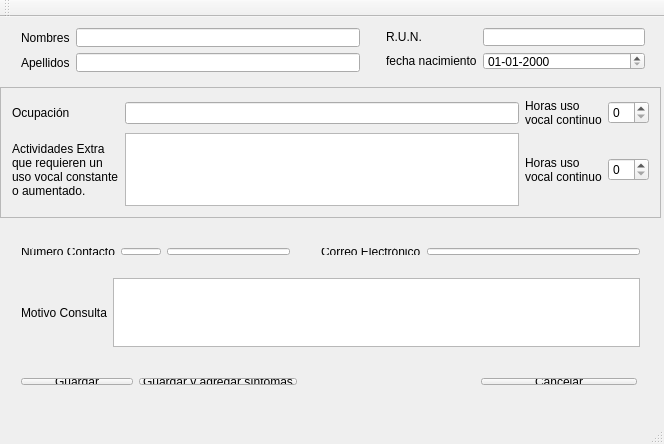
<?xml version="1.0" encoding="UTF-8"?>
<ui version="4.0">
 <class>MainWindow</class>
 <widget class="QMainWindow" name="MainWindow">
  <property name="geometry">
   <rect>
    <x>0</x>
    <y>0</y>
    <width>664</width>
    <height>444</height>
   </rect>
  </property>
  <property name="windowTitle">
   <string>Agregar nuevo paciente</string>
  </property>
  <property name="windowIcon">
   <iconset>
    <normaloff>../sw/voz/dungun/anamnesis-gui/img/aav50.png</normaloff>../sw/voz/dungun/anamnesis-gui/img/aav50.png</iconset>
  </property>
  <property name="unifiedTitleAndToolBarOnMac">
   <bool>false</bool>
  </property>
  <widget class="QWidget" name="centralWidget">
   <widget class="QFrame" name="frame">
    <property name="geometry">
     <rect>
      <x>0</x>
      <y>70</y>
      <width>661</width>
      <height>131</height>
     </rect>
    </property>
    <property name="frameShape">
     <enum>QFrame::StyledPanel</enum>
    </property>
    <property name="frameShadow">
     <enum>QFrame::Raised</enum>
    </property>
    <layout class="QGridLayout" name="gridLayout">
     <item row="0" column="0">
      <widget class="QLabel" name="label_5">
       <property name="text">
        <string>Ocupación</string>
       </property>
      </widget>
     </item>
     <item row="0" column="1">
      <widget class="QLineEdit" name="dpocupacion"/>
     </item>
     <item row="0" column="2">
      <widget class="QLabel" name="label_7">
       <property name="text">
        <string>Horas uso 
vocal continuo</string>
       </property>
      </widget>
     </item>
     <item row="0" column="3">
      <widget class="QSpinBox" name="dphuocupacion">
       <property name="maximum">
        <number>24</number>
       </property>
      </widget>
     </item>
     <item row="1" column="0">
      <widget class="QLabel" name="label_4">
       <property name="text">
        <string>Actividades Extra 
que requieren un 
uso vocal constante 
o aumentado.</string>
       </property>
      </widget>
     </item>
     <item row="1" column="1">
      <widget class="QTextEdit" name="dpactextras"/>
     </item>
     <item row="1" column="2">
      <widget class="QLabel" name="label_8">
       <property name="text">
        <string>Horas uso 
vocal continuo</string>
       </property>
      </widget>
     </item>
     <item row="1" column="3">
      <widget class="QSpinBox" name="dphuextra">
       <property name="maximum">
        <number>24</number>
       </property>
      </widget>
     </item>
    </layout>
   </widget>
   <widget class="QWidget" name="layoutWidget">
    <property name="geometry">
     <rect>
      <x>375</x>
      <y>0</y>
      <width>281</width>
      <height>64</height>
     </rect>
    </property>
    <layout class="QVBoxLayout" name="verticalLayout_2">
     <item>
      <layout class="QGridLayout" name="gridLayout_2">
       <item row="0" column="0">
        <widget class="QLabel" name="label_2">
         <property name="text">
          <string>R.U.N.</string>
         </property>
        </widget>
       </item>
       <item row="1" column="0">
        <widget class="QLabel" name="label_3">
         <property name="text">
          <string>fecha nacimiento</string>
         </property>
        </widget>
       </item>
       <item row="1" column="1">
        <widget class="QDateEdit" name="dpfnacimiento">
         <property name="displayFormat">
          <string>dd-MM-yyyy</string>
         </property>
        </widget>
       </item>
       <item row="0" column="1">
        <widget class="QLineEdit" name="lineEdit"/>
       </item>
      </layout>
     </item>
    </layout>
   </widget>
   <widget class="QWidget" name="layoutWidget">
    <property name="geometry">
     <rect>
      <x>10</x>
      <y>220</y>
      <width>291</width>
      <height>29</height>
     </rect>
    </property>
    <layout class="QHBoxLayout" name="horizontalLayout_5">
     <item>
      <widget class="QLabel" name="label_9">
       <property name="text">
        <string>Número Contacto</string>
       </property>
      </widget>
     </item>
     <item>
      <widget class="QLineEdit" name="dparea">
       <property name="minimumSize">
        <size>
         <width>40</width>
         <height>0</height>
        </size>
       </property>
       <property name="maximumSize">
        <size>
         <width>40</width>
         <height>16777215</height>
        </size>
       </property>
       <property name="inputMethodHints">
        <set>Qt::ImhPreferNumbers</set>
       </property>
      </widget>
     </item>
     <item>
      <widget class="QLineEdit" name="dpfonocontacto">
       <property name="inputMethodHints">
        <set>Qt::ImhPreferNumbers</set>
       </property>
      </widget>
     </item>
    </layout>
   </widget>
   <widget class="QWidget" name="layoutWidget">
    <property name="geometry">
     <rect>
      <x>310</x>
      <y>220</y>
      <width>341</width>
      <height>29</height>
     </rect>
    </property>
    <layout class="QHBoxLayout" name="horizontalLayout_6">
     <item>
      <widget class="QLabel" name="label_10">
       <property name="text">
        <string>Correo Electrónico</string>
       </property>
      </widget>
     </item>
     <item>
      <widget class="QLineEdit" name="dpemail">
       <property name="inputMethodHints">
        <set>Qt::ImhEmailCharactersOnly</set>
       </property>
      </widget>
     </item>
    </layout>
   </widget>
   <widget class="QWidget" name="layoutWidget">
    <property name="geometry">
     <rect>
      <x>10</x>
      <y>250</y>
      <width>641</width>
      <height>91</height>
     </rect>
    </property>
    <layout class="QHBoxLayout" name="horizontalLayout_7">
     <item>
      <widget class="QLabel" name="label_11">
       <property name="text">
        <string>Motivo Consulta</string>
       </property>
      </widget>
     </item>
     <item>
      <widget class="QTextEdit" name="dpmotivo"/>
     </item>
    </layout>
   </widget>
   <widget class="QWidget" name="layoutWidget">
    <property name="geometry">
     <rect>
      <x>10</x>
      <y>350</y>
      <width>298</width>
      <height>29</height>
     </rect>
    </property>
    <layout class="QHBoxLayout" name="horizontalLayout_8">
     <item>
      <widget class="QPushButton" name="dpguardar">
       <property name="text">
        <string>Guardar</string>
       </property>
      </widget>
     </item>
     <item>
      <widget class="QPushButton" name="pushButton">
       <property name="text">
        <string>Guardar y agregar síntomas</string>
       </property>
      </widget>
     </item>
    </layout>
   </widget>
   <widget class="QWidget" name="layoutWidget">
    <property name="geometry">
     <rect>
      <x>470</x>
      <y>350</y>
      <width>178</width>
      <height>29</height>
     </rect>
    </property>
    <layout class="QHBoxLayout" name="horizontalLayout_9">
     <item>
      <widget class="QPushButton" name="dpcancelar">
       <property name="text">
        <string>Cancelar</string>
       </property>
      </widget>
     </item>
    </layout>
   </widget>
   <widget class="QWidget" name="layoutWidget">
    <property name="geometry">
     <rect>
      <x>10</x>
      <y>0</y>
      <width>361</width>
      <height>66</height>
     </rect>
    </property>
    <layout class="QVBoxLayout" name="verticalLayout_3">
     <item>
      <layout class="QHBoxLayout" name="horizontalLayout">
       <item>
        <widget class="QLabel" name="label">
         <property name="text">
          <string>Nombres</string>
         </property>
        </widget>
       </item>
       <item>
        <widget class="QLineEdit" name="dpnombre"/>
       </item>
      </layout>
     </item>
     <item>
      <layout class="QHBoxLayout" name="horizontalLayout_2">
       <item>
        <widget class="QLabel" name="label_6">
         <property name="text">
          <string>Apellidos</string>
         </property>
        </widget>
       </item>
       <item>
        <widget class="QLineEdit" name="dpapellido"/>
       </item>
      </layout>
     </item>
    </layout>
   </widget>
  </widget>
  <widget class="QMenuBar" name="menuBar">
   <property name="geometry">
    <rect>
     <x>0</x>
     <y>0</y>
     <width>664</width>
     <height>25</height>
    </rect>
   </property>
  </widget>
  <widget class="QToolBar" name="mainToolBar">
   <attribute name="toolBarArea">
    <enum>TopToolBarArea</enum>
   </attribute>
   <attribute name="toolBarBreak">
    <bool>false</bool>
   </attribute>
  </widget>
  <widget class="QStatusBar" name="statusBar"/>
 </widget>
 <layoutdefault spacing="6" margin="11"/>
 <resources/>
 <connections>
  <connection>
   <sender>dpcancelar</sender>
   <signal>clicked()</signal>
   <receiver>MainWindow</receiver>
   <slot>close()</slot>
   <hints>
    <hint type="sourcelabel">
     <x>609</x>
     <y>401</y>
    </hint>
    <hint type="destinationlabel">
     <x>331</x>
     <y>221</y>
    </hint>
   </hints>
  </connection>
 </connections>
</ui>
